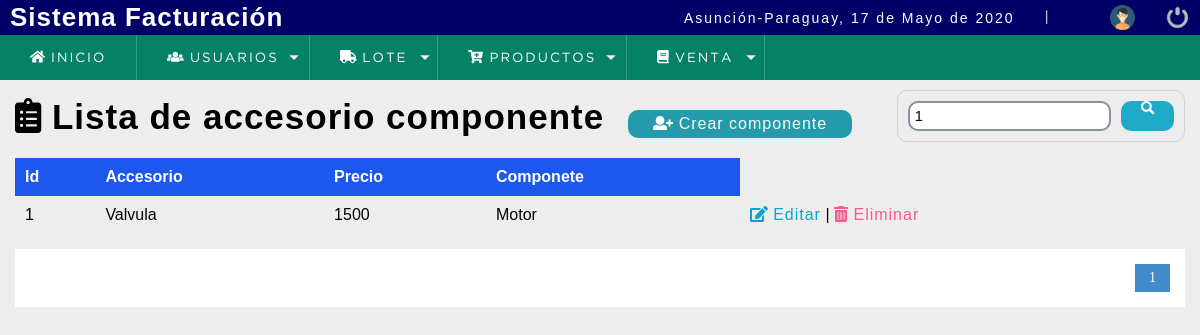
Screenshot of /sistema/buscar_accesorio_componente.php?busqueda=1 (signed in) with the database file from the repository.
### tables this page shows
CREATE TABLE `accesorio_componente` (
  `accesorio_componente_id` int(11) NOT NULL,
  `accesorio_componente_descripcion` varchar(45) NOT NULL,
  `accesorio_componente_precio` varchar(45) DEFAULT NULL,
  `componente_id` int(11) NOT NULL
);

CREATE TABLE `componente` (
  `componente_id` int(11) NOT NULL,
  `componente_descripcion` varchar(45) NOT NULL
);

### sistema/buscar_accesorio_componente.php (the view, shortened to what this page needs)
<?php
include "../conexion.php";
 ?>
<!DOCTYPE html>
<html lang="en">
<head>
<?php include "includes/scripts.php";?>
</head>
<body>
<?php include "includes/header.php"; ?>
	<section id="container">
    <?php
      $busqueda = mb_strtolower($_REQUEST['busqueda']);
     ?>
		<h1><i class="fas fa-clipboard-list"></i> Lista de accesorio componente</h1>
		<a href="registro_accesorio_componente.php" class="btn_new"><i class="fas fa-user-plus"></i> Crear componente</a>
		<form action="buscar_accesorio_componente.php" method="get" class="form_search">
			<input type="text" name="busqueda" id="busqueda" placeholder="Buscar" value="<?php echo $busqueda; ?>">
				<button type="submit" class="btn_search"><i class="fas fa-search"></i></button>
		</form>
		<table>
			<tr>
				<th>Id</th>
				<th>Accesorio</th>
				<th>Precio</th>
				<th>Componete</th>
      </tr>
			<?php
				$sql_register = mysqli_query($conection,"SELECT count(*) as total_registro
																								 from accesorio_componente c, componente m
																								 WHERE
																								 (accesorio_componente_id LIKE '%$busqueda%' OR
																									accesorio_componente_descripcion LIKE '%$busqueda%' OR
																							  	m.componente_descripcion LIKE '%$busqueda%') AND
																									c.componente_id = m.componente_id");
				$result_register = mysqli_fetch_array($sql_register);
				$total_registro = $result_register['total_registro'];
				$por_pagina = 5;
				if (empty($_GET['pagina']))
				{
						$pagina = 1;
				}else {
					$pagina = $_GET['pagina'];
				}
				$desde = ($pagina-1) * $pagina;
				$total_paginas = ceil($total_registro / $por_pagina);
					$query = mysqli_query($conection, "SELECT * FROM accesorio_componente a
																										INNER JOIN componente c ON a.componente_id = c.componente_id
																										WHERE
  																								 (accesorio_componente_id LIKE '%$busqueda%' OR
																										accesorio_componente_descripcion LIKE '%$busqueda%' OR
																								  	c.componente_descripcion LIKE '%$busqueda%')
																						 				LIMIT $desde,$por_pagina");
					$result = mysqli_num_rows($query);
					if ($result >0 )
					{
						while ($data = mysqli_fetch_array($query))
						{
      ?>
			<tr>
				<td><?php echo $data[0]; ?></td>
				<td><?php echo $data[1]; ?></td>
				<td><?php echo $data[2]; ?></td>
				<td><?php echo $data['componente_descripcion']; ?></td>
				<td>
					<a class="link_edit" href="editar_accesorio_componente.php?id=<?php echo $data[0]; ?>"><i class="fas fa-edit"></i> Editar</a>
					|
					<a class="link_delete" href="eliminar_confirmar_accesorio_componente.php?id=<?php echo $data[0]; ?>"><i class="fas fa-trash-alt"></i> Eliminar</a>
				</td>
			</tr>
     <?php
		      }
	       }
     ?>
		</table>
		<?php
			if ($total_registro !=0) {
		 ?>
		<div class="paginador">
			<ul>
				<?php
					for ($i=1; $i <= $total_paginas; $i++)
					{
						if ($i == $pagina)
						{
							echo '<li class="pageSelected"> '.$i.' </li>';
						}else
						{
								echo '<li> <a href="?pagina='.$i.'&busqueda='.$busqueda.'">'.$i. '</a> </li>';
						}
					}
				 ?>
			</ul>
		</div>
		<?php
			}
		 ?>
	</section>
</body>
</html>

### sistema/css/style.css (style rules this page uses)
* { margin: 0; padding: 0; box-sizing: border-box; }
body { background: #ededed; }
h1, h2, h3, h4, h5, h6 { font-family: 'arial'; font-weight: bold; letter-spacing: 1px; }
h1 { font-size: 26px; }
a { text-decoration: none; font-family: arial; letter-spacing: 1px; }
#container { padding: 90px 15px 15px; }
form { background: #3D789B; margin: auto; padding: 20px 50px; border: 1px solid #d1d1d1; border-radius: 10px; }
input,select,textarea,select, option { display: block; width: 100%; font-size: 11pt; padding: 5px; border: 2px solid #85929e; border-radius: 10px; }
#container h1 { font-size: 35px; display: inline-block; }
.btn_new { display: inline-block; background: #239baa; color: #fff; padding: 5px 25px; border-radius: 10px; margin: 20px; }
table { border-collapse: collapse; font-size: 12pt; font-family: 'arial'; width: 100%; }
table th { text-align: left; padding: 10px; background: #1E57EE; color: #fff; }
table tr:nth-child(odd) { background: #fff; }
table td { padding: 10px; }
.link_edit { color: #0ca4ce; }
.link_delete { color: #f26b; }
.paginador ul { padding: 15px; list-style: none; background: #fff; margin-top: 15px; display: -webkit-flex; display: -moz-flex; display: -ms-flex; display: -o-flex; display: flex; justify-content: flex-end; }
.paginador a, .pageSelected { color: #428bca; border: 1px solid #ddd; padding: 5px; display: inline-block; font-size: 14px; text-align: center; width: 35px; }
.pageSelected { color: #fff; background: #428bca; border: 1px solid #428bca; }
.form_search { display: -webkit-flex; display: -moz-flex; display: -ms-flex; display: -o-flex; display: flex; float: right; background: initial; padding: 10px; border-radius: 10px; }
.form_search .btn_search { background: #1faac8; color: #fff; padding: 0 20px; border: 1px; cursor: pointer; margin-left: 10px; display: -webkit-flex; display: -moz-flex; display: -ms-flex; display: -o-flex; display: flex; border-radius: 10px; }

### rows the page displays
accesorio_componente: accesorio_componente_id "1", accesorio_componente_descripcion "Valvula", accesorio_componente_precio "1500", componente.componente_descripcion "Motor"

### other values shown
fechaC() "17 de Mayo de 2020"
